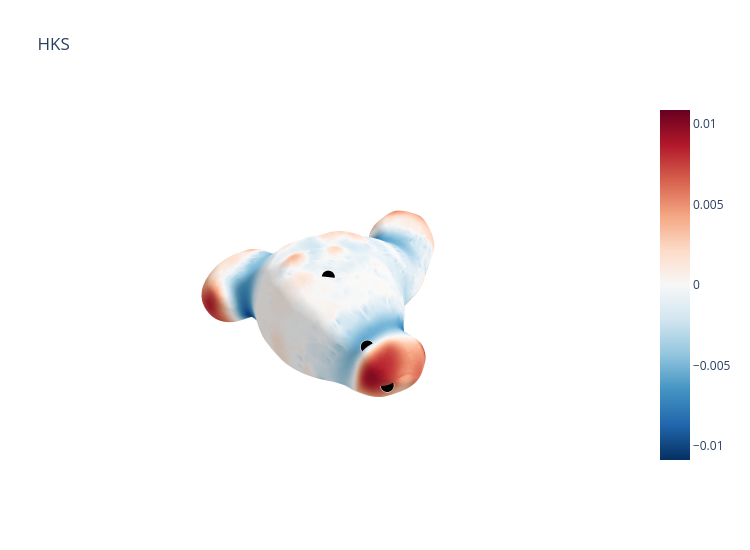

Write notebook code for a chart like this one.
### Code cell
indices = [15750, 9350, 5200]   # villus

# indices = [9350]   # neck
# indices = [5200]   # crypt

arr = np.asarray(hks[:,0]-np.mean(hks[:,0]))
vmax = np.nanmax(np.abs(arr)) - 0.005

fig = go.Figure()

fig.add_trace(
    go.Mesh3d(
        x=mesh.v[:,0], y=mesh.v[:,1], z=mesh.v[:,2],
        i=mesh.f[:,0], j=mesh.f[:,1], k=mesh.f[:,2],
        intensity=hks[:,0]-np.mean(hks[:,0]),
        colorscale='RdBu_r',
        cmin=-vmax,
        cmax=+vmax,
        cmid=0,
    )
)


fig.add_trace(
    go.Scatter3d(
        x=mesh.v[indices,0],
        y=mesh.v[indices,1],
        z=mesh.v[indices,2],
        mode="markers",
        marker=dict(
            size=8,
            color='black',
            line=dict(color='white', width=2)
        ),
        showlegend=False
    )
)

fig.update_layout(
    scene = dict(
        xaxis=dict(visible=False),
        yaxis=dict(visible=False),
        zaxis=dict(visible=False),
        bgcolor='rgba(0,0,0,0)',   # optional, makes background transparent
    )
)



fig.update_layout(height=550, width=750, title='HKS')
fig.show()

# fig.write_image("single_organoid_HKS_highlights.svg")

### Figure 1 — Plotly figure (JSON) as saved in the notebook; plotly's stock layout.template omitted (floating-point values rounded to 4 significant figures; data arrays with more than 128 entries replaced by an {"elided": "..."} marker saying what was removed)
{"data": [{"cmax": 0.01086, "cmid": 0, "cmin": -0.01086, "colorscale": [[0, "rgb(5,48,97)"], [0.1, "rgb(33,102,172)"], [0.2, "rgb(67,147,195)"], [0.3, "rgb(146,197,222)"], [0.4, "rgb(209,229,240)"], [0.5, "rgb(247,247,247)"], [0.6, "rgb(253,219,199)"], [0.7, "rgb(244,165,130)"], [0.8, "rgb(214,96,77)"], [0.9, "rgb(178,24,43)"], [1, "rgb(103,0,31)"]], "i": {"elided": "35998 int values"}, "intensity": {"elided": "18001 float values"}, "j": {"elided": "35998 int values"}, "k": {"elided": "35998 int values"}, "type": "mesh3d", "x": {"elided": "18001 float values"}, "y": {"elided": "18001 float values"}, "z": {"elided": "18001 float values"}}, {"marker": {"color": "black", "line": {"color": "white", "width": 2}, "size": 8}, "mode": "markers", "showlegend": false, "type": "scatter3d", "x": [2.865, 3.637, 4.038], "y": [2.249, 6.002, 7.798], "z": [3.532, 1.361, 0.1981]}], "layout": {"height": 550, "scene": {"bgcolor": "rgba(0,0,0,0)", "xaxis": {"visible": false}, "yaxis": {"visible": false}, "zaxis": {"visible": false}}, "title": {"text": "HKS"}, "width": 750}}
